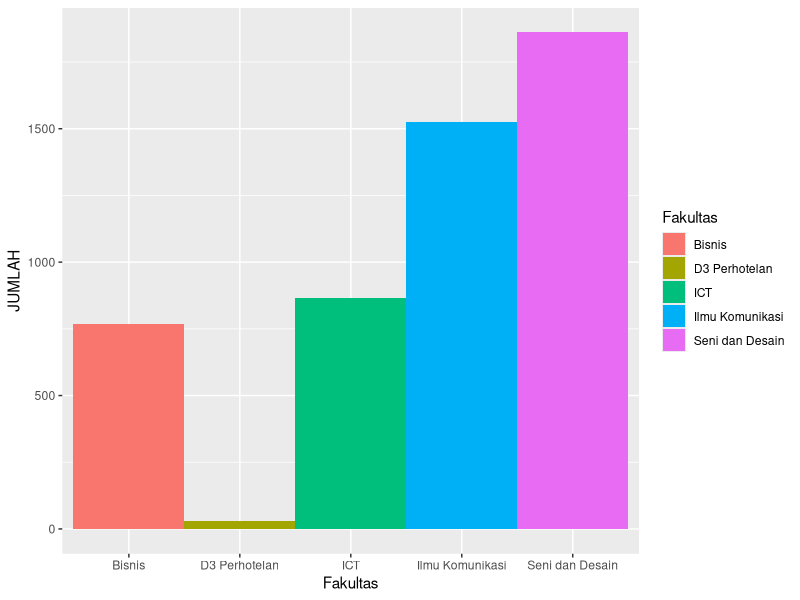

Write the R code that produced this figure.
library(ggplot2)
#Menggunakan package openxlsx
library(openxlsx)

#Membaca file mahasiswa.xlsx
mahasiswa <- read.xlsx("mahasiswa.xlsx",sheet = "Sheet 1")

#Membuat kanvas
gambar <- ggplot(mahasiswa, aes(x=Fakultas, y=JUMLAH, fill=Fakultas))

#Menambahkan objek bar chart, simpan kembali sebagai variable gambar
gambar <- gambar + geom_bar(width=1, stat="identity")

#Menggambar grafik
gambar